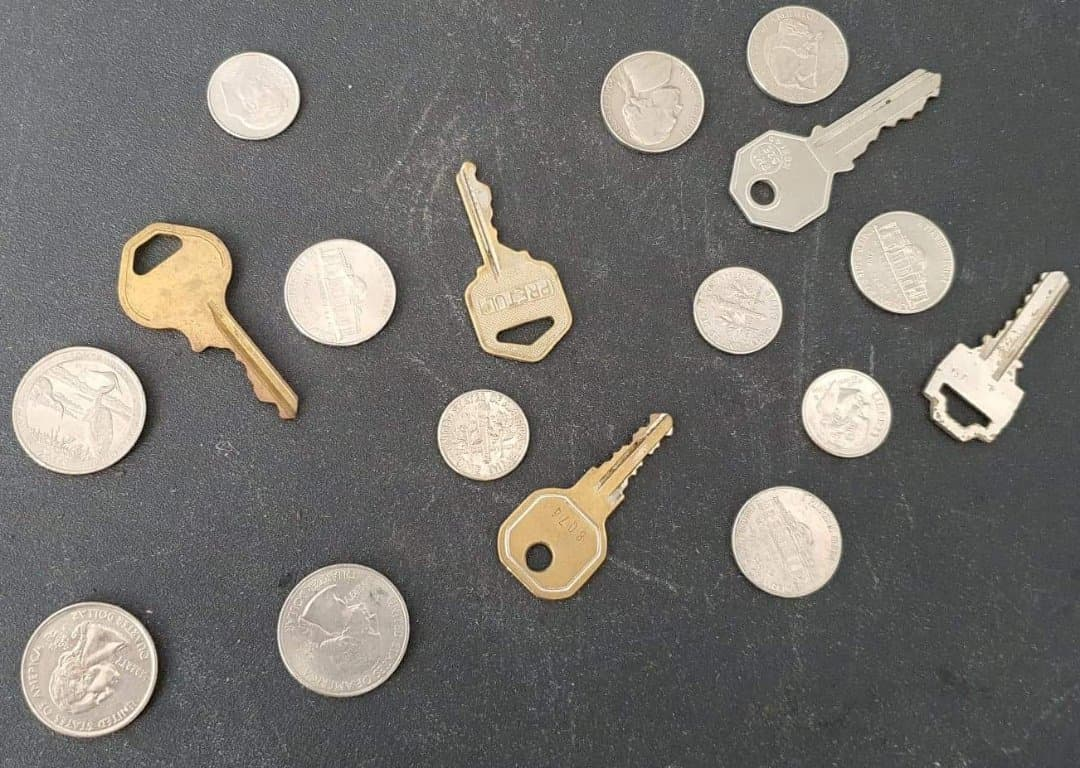
%> input picture Semestre 1/Vision Artificial/imgs/keys_coins/5keys12coin.jpg, 1080 x 768 px
$ octave HW6_keys_coins.m   (GNU Octave 9; MATLAB toolbox functions it lacks are replaced by stand-ins)
%> lines starting %> are read from the running program, lines starting %| are printed output that depends on the picture; in (x1, y1, x2, y2) boxes, pixels count from 0 and x2, y2 are one past the last pixel; in counts of white or black regions, pixels touching at a corner belong together; the program's own positions count from 1
% Read Image
img = imread('././imgs/keys_coins/5keys12coin.jpg');
%> img is the input picture: size 768x1080x3 uint8; mean R, G, B 116, 113.1, 108.7
img2 = rgb2gray(img);
% Add some bloor to smoot image removing textures in background
img2 = imgaussfilt(img2,5);
bw = imbinarize(img2);
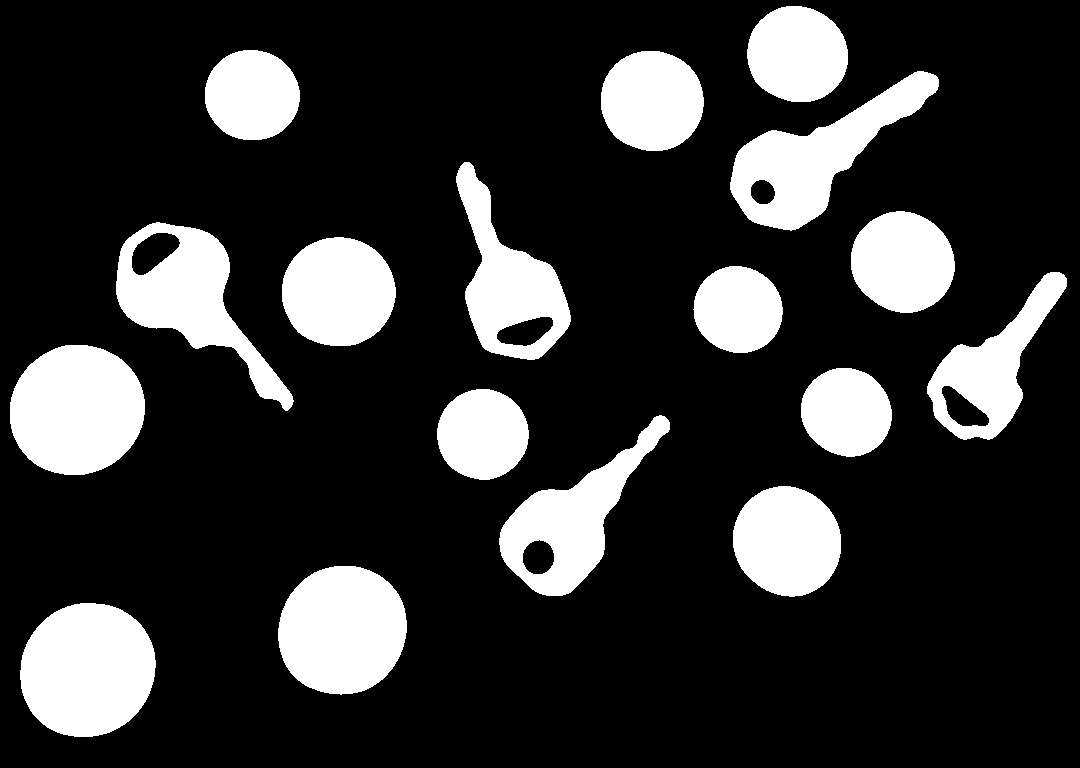
%> bw: size 768x1080 logical; 19.7% white; 17 white regions, largest, box (x1, y1, x2, y2) and area: (20, 603, 156, 737) 14387, (10, 345, 145, 475) 13884, (278, 566, 407, 695) 13138

% Detect coins
pre_1 = bw;
% Try to keep only circular shapes in image
se = strel('disk', 25);
pre_1 = imerode(pre_1,se);
%> pre_1: size 768x1080 logical; 4.6% white; 17 white regions, largest, box (x1, y1, x2, y2) and area: (44, 627, 131, 713) 5892, (34, 369, 121, 451) 5585, (302, 590, 383, 670) 5103
% remove residue from the head of the key
se = strel('diamond',15);
pre_1 = imerode(pre_1,se);
%> pre_1: size 768x1080 logical; 1.3% white; 13 white regions (1 under 20 px), largest, box (x1, y1, x2, y2) and area: (59, 642, 116, 698) 2680, (49, 384, 106, 436) 2491, (317, 605, 368, 655) 2148
se = strel('disk', 40);
pre_1 = imdilate(pre_1,se);
%> pre_1: size 768x1080 logical; 14.3% white; 13 white regions, largest, box (x1, y1, x2, y2) and area: (20, 603, 155, 737) 14864, (10, 345, 145, 475) 14390, (278, 566, 407, 694) 13569

% Remove coins from original image
pre_2 = bitxor(bw,pre_1);
%> pre_2: size 768x1080 logical; 6.3% white; 399 white regions (349 under 20 px), largest, box (x1, y1, x2, y2) and area: (730, 71, 939, 231) 12221, (499, 415, 670, 596) 10650, (456, 162, 571, 360) 9902
se = strel('disk',3);
pre_2 = imerode(pre_2,se);
%> pre_2: size 768x1080 logical; 4.9% white; 6 white regions, box (x1, y1, x2, y2) and area: (732, 73, 937, 228) 10799, (501, 417, 668, 594) 9257, (458, 164, 569, 358) 8474, (929, 274, 1065, 438) 7159, (118, 224, 228, 326) 2768, (184, 307, 291, 409) 2342
pre_2 = imdilate(pre_2,se);
%> pre_2: size 768x1080 logical; 5.8% white; 6 white regions, box (x1, y1, x2, y2) and area: (730, 71, 939, 230) 12218, (499, 415, 670, 596) 10649, (456, 162, 571, 360) 9902, (927, 272, 1067, 440) 8516, (116, 222, 230, 328) 3812, (182, 305, 293, 411) 3056

coins_mask = bitxor(bw,pre_2);
coins_mask = bwmorph(coins_mask,'majority');
coins_mask = bwmorph(coins_mask,'clean');

keys_mask = bitxor(bw,coins_mask);
%> keys_mask: size 768x1080 logical; 5.8% white; 7 white regions (1 under 20 px), largest, box (x1, y1, x2, y2) and area: (730, 71, 939, 231) 12221, (499, 415, 670, 596) 10650, (456, 162, 571, 360) 9902, (927, 272, 1067, 440) 8516, (116, 222, 230, 329) 3817, (181, 304, 294, 411) 3060
keys_mask = bwmorph(keys_mask,'clean');
%> keys_mask: size 768x1080 logical; 5.8% white; 6 white regions
% Label coins and keys
[label_coins, num_coins] = bwlabel(coins_mask);
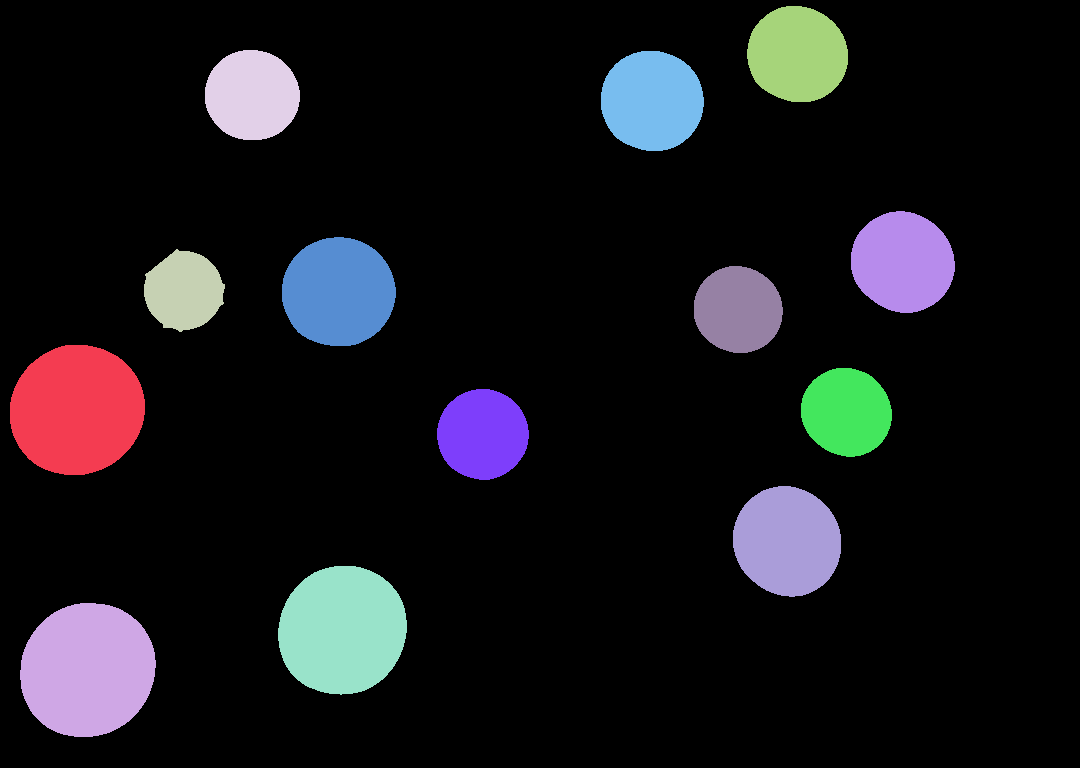
%> label_coins: size 768x1080 double; 14 distinct labels, from 0 to 13; one colour per label, 0 black
%> num_coins = 13
[label_keys, num_keys] = bwlabel(keys_mask);
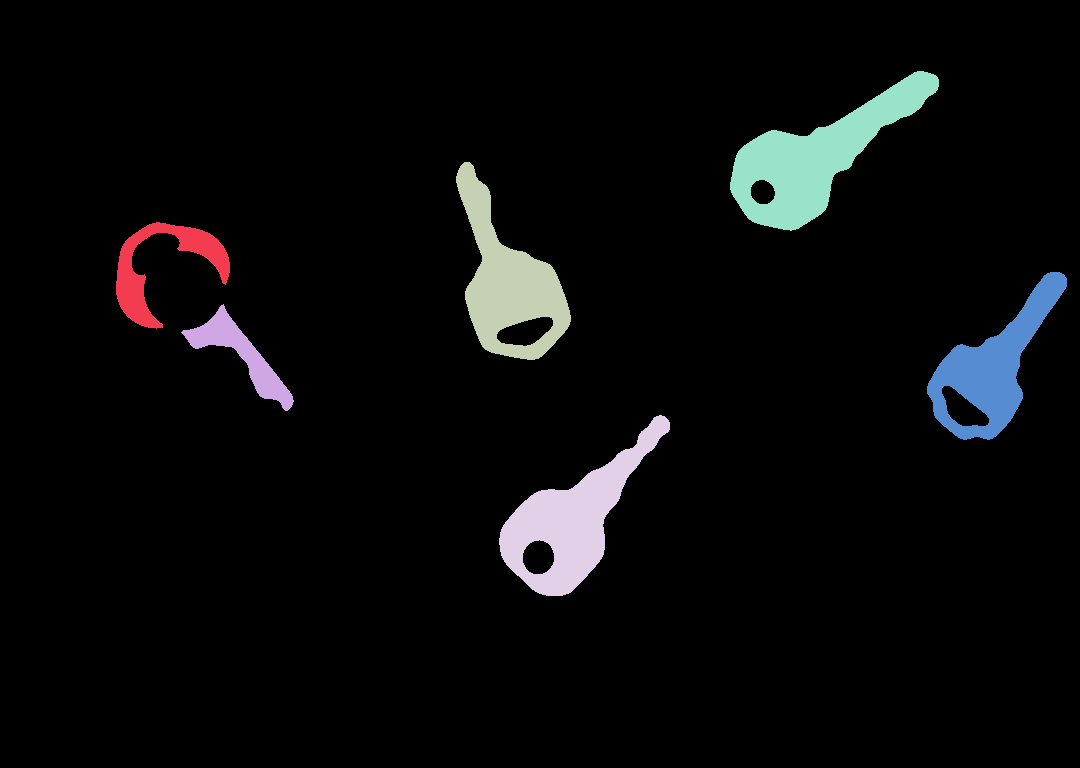
%> label_keys: size 768x1080 double; 7 distinct labels, from 0 to 6; one colour per label, 0 black
%> num_keys = 6
key_info  = regionprops(keys_mask,'Boundingbox');
%> key_info = 6 regions; box (x1, y1, x2, y2): (116, 222, 230, 329), (181, 304, 294, 411), (456, 162, 571, 360), (499, 415, 670, 596), (730, 71, 939, 231), (927, 272, 1067, 440)
coins_info  = regionprops(coins_mask,'Boundingbox') ;
%> coins_info = 13 regions; largest, box (x1, y1, x2, y2): (20, 603, 156, 737), (10, 345, 145, 475), (278, 566, 407, 695), (282, 237, 396, 346), (733, 486, 841, 597)

figure("Name", "Unit 2, HW 6 Keys and Coins",'NumberTitle','off');
subplot(2, 2, 1);
imshow(img);
title('Original Image');

subplot(2, 2, 2);
imshow(img);
hold on
for i = 1 : length(key_info)
     bb_keys = key_info(i).BoundingBox;
     rectangle('Position', [bb_keys(1),bb_keys(2),bb_keys(3),bb_keys(4)],'EdgeColor','b','LineWidth',2) ;
     lbl_key = text(bb_keys(1)+15,bb_keys(2),['key #' num2str(i)]);
     set(lbl_key,'color','white','fontsize',8)
end
%> this loop made 6 passes
%> bb_keys on passes 1 to 6: [116.5 222.5 114 107], [181.5 304.5 113 107], [456.5 162.5 115 198], [499.5 415.5 171 181], [730.5 71.5 209 160], [927.5 272.5 140 168]

for j = 1 : length(coins_info)
     bb_coins = coins_info(j).BoundingBox;
     rectangle('Position', [bb_coins(1),bb_coins(2),bb_coins(3),bb_coins(4)],'EdgeColor','r','LineWidth',2) ;
     lbl_coin = text(bb_coins(1)+15,bb_coins(2),['coin #' num2str(j)]);
     set(lbl_coin,'color','white','fontsize',8)
end
%> this loop made 13 passes
%> bb_coins on passes 1 to 12: [10.5 345.5 135 130], [20.5 603.5 136 134], [144.5 249.5 81 83], [205.5 50.5 95 90], [278.5 566.5 129 129], [282.5 237.5 114 109], [437.5 389.5 92 91], [601.5 51.5 103 100], [694.5 266.5 89 87], [733.5 486.5 108 111], [747.5 6.5 101 96], [801.5 368.5 91 89]
title('Detected items');

subplot(2, 2, 3);
imshow(coins_mask);
title(['Detected ' num2str(num_coins) ' coins']);

subplot(2, 2, 4);
imshow(keys_mask);
title(['Detected ' num2str(num_keys) ' keys']);
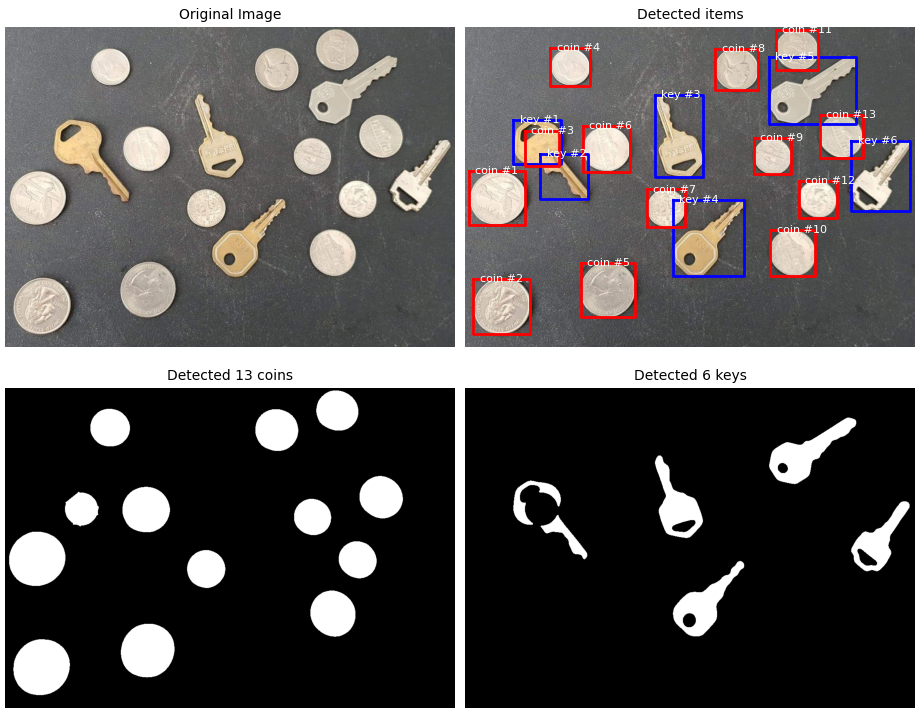
%> figure redrawn from the program's plot data, 4 panels

figure("Name", "Unit 2, HW 6 Masks",'NumberTitle','off');
subplot(1, 2, 1);
imshow(coins_mask);
title(['Detected ' num2str(num_coins) ' coins']);

subplot(1, 2, 2);
imshow(keys_mask);
title(['Detected ' num2str(num_keys) ' keys']);

figure("Name", "Unit 2, HW 6 counted of coins and keys",'NumberTitle','off');
subplot(1, 1, 1);
imshow(img);
hold on
for i = 1 : length(key_info)
     bb_keys = key_info(i).BoundingBox;
     rectangle('Position', [bb_keys(1),bb_keys(2),bb_keys(3),bb_keys(4)],'EdgeColor','b','LineWidth',2) ;
     lbl_key = text(bb_keys(1)+15,bb_keys(2),['key #' num2str(i)]);
     set(lbl_key,'color','white','fontsize',23)
end

for j = 1 : length(coins_info)
     bb_coins = coins_info(j).BoundingBox;
     rectangle('Position', [bb_coins(1),bb_coins(2),bb_coins(3),bb_coins(4)],'EdgeColor','r','LineWidth',2) ;
     lbl_coin = text(bb_coins(1)+15,bb_coins(2),['coin #' num2str(j)]);
     set(lbl_coin,'color','white','fontsize',23)
end
title('Detected items');
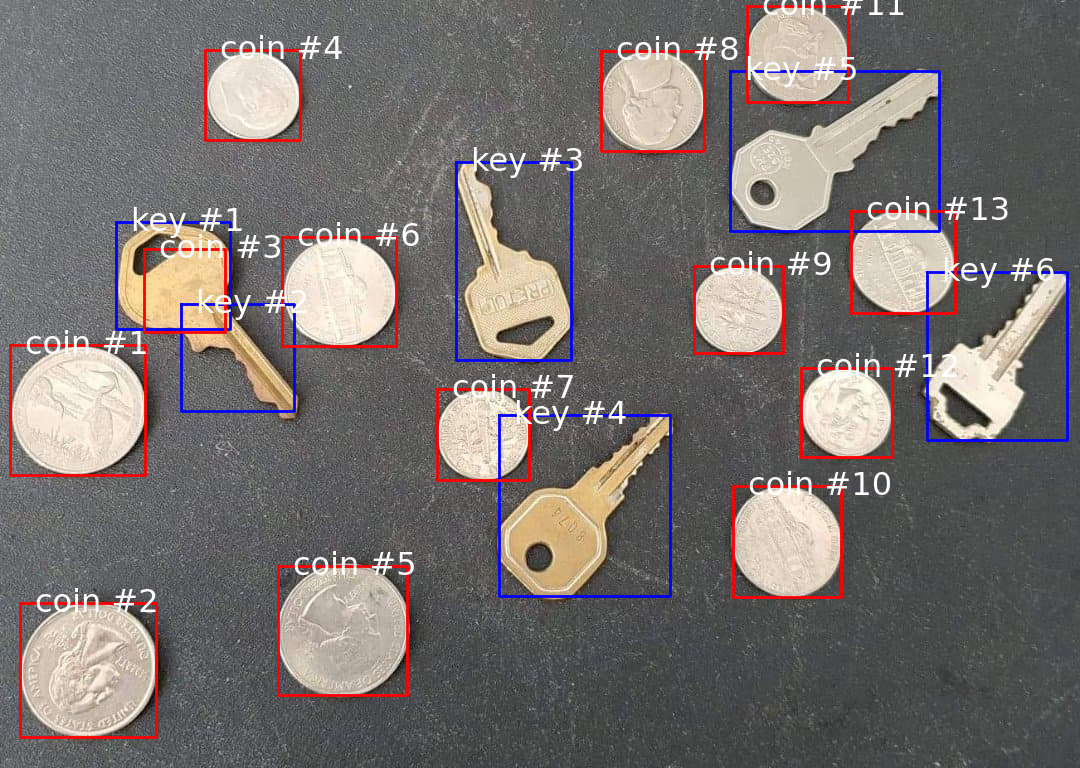
%> figure redrawn from the program's plot data; its title reads 'Detected items'
